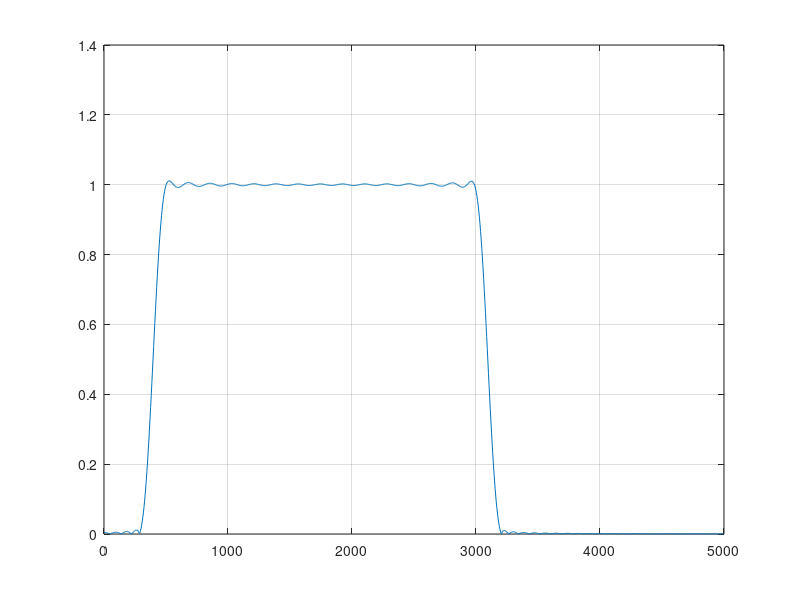

MATLAB code for this plot:
fsamp=10000;
fcuts=[300 500 3000 3200];
mags=[0 1 0];
devs=[0.01 0.05 0.01];
[n,Wn,beta,ftype]=kaiserord(fcuts,mags,devs,fsamp);
n=n+rem(n,2);
hh=fir1(n,Wn,ftype,kaiser(n+1,beta),'noscale');
[H,f]=freqz(hh,1,1024,fsamp);
plot(f,abs(H)),
grid on


